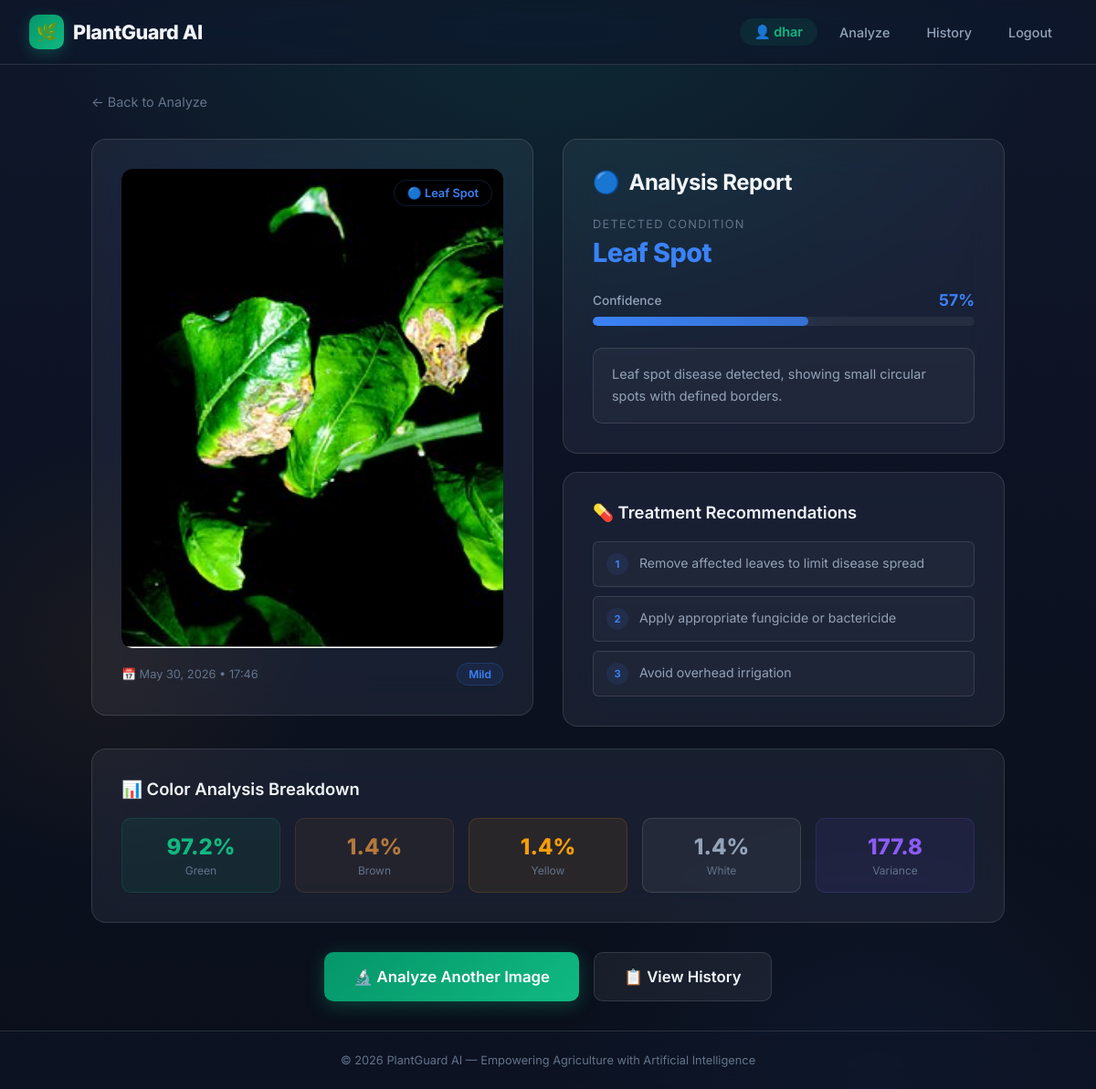
/result/17/ (signed in), run on the app's committed database.
### detection/models.py (models this page shows, shortened)
class UploadedImage(models.Model):
    image = models.ImageField(upload_to='uploads/')
    uploaded_at = models.DateTimeField(auto_now_add=True)
    prediction = models.CharField(max_length=255, blank=True, null=True)
    confidence = models.FloatField(blank=True, null=True, default=0.0)
    details = models.TextField(blank=True, null=True)

### detection/views.py (the view)
# urls.py: path('result/<int:pk>/', views.result, name='result'),
@login_required
def result(request, pk):
    uploaded_image = UploadedImage.objects.get(pk=pk)
    details = {}
    if uploaded_image.details:
        try:
            details = json.loads(uploaded_image.details)
        except json.JSONDecodeError:
            details = {}
    disease_info = DISEASE_DATABASE.get(uploaded_image.prediction, DISEASE_DATABASE['Healthy'])
    context = {
        'uploaded_image': uploaded_image,
        'details': details,
        'disease_info': disease_info,
        'confidence': uploaded_image.confidence or 0,
        'recommendations': details.get('recommendations', disease_info.get('recommendations', [])),
        'severity': details.get('severity_label', disease_info.get('severity_label', 'Unknown')),
        'severity_color': details.get('color', disease_info.get('color', '#888')),
        'disease_icon': details.get('icon', disease_info.get('icon', '🔍')),
        'disease_description': details.get('description', disease_info.get('description', '')),
        'analysis': details.get('analysis', {}),
    }
    return render(request, 'detection/result.html', context)

### detection/templates/detection/result.html (shortened to what this page needs)
{% extends 'detection/base.html' %}
{% block content %}
<div style="max-width: 1000px; margin: 0 auto;">
    <div style="display: flex; align-items: center; gap: 12px; margin-bottom: 2rem;">
        <a href="{% url 'home' %}" style="color: var(--text-muted); text-decoration: none; font-size: 0.9rem; transition: var(--transition);"
           onmouseover="this.style.color='var(--primary-light)'" onmouseout="this.style.color='var(--text-muted)'">
            ← Back to Analyze
        </a>
    </div>
    <div style="display: grid; grid-template-columns: 1fr 1fr; gap: 2rem; align-items: start;">
        <div class="glass-card" style="animation: slideInLeft 0.6s ease-out;" id="image-card">
            {% if uploaded_image %}
            <div style="position: relative; border-radius: 12px; overflow: hidden;">
                <img src="{{ uploaded_image.image.url }}" alt="Analyzed Leaf"
                    style="width: 100%; height: auto; display: block; border-radius: 12px;">
                <div style="
                    position: absolute;
                    top: 12px;
                    right: 12px;
                    background: rgba(0,0,0,0.6);
                    backdrop-filter: blur(10px);
                    padding: 6px 14px;
                    border-radius: 50px;
                    font-size: 0.8rem;
                    font-weight: 600;
                    color: {{ severity_color }};
                    border: 1px solid {{ severity_color }}33;
                " id="status-badge">
                    {{ disease_icon }} {{ uploaded_image.prediction }}
                </div>
            </div>
            <div style="margin-top: 1rem; display: flex; justify-content: space-between; align-items: center;">
                <span style="color: var(--text-muted); font-size: 0.8rem;">
                    📅 {{ uploaded_image.uploaded_at|date:"M d, Y • H:i" }}
                </span>
                <span style="
                    background: {{ severity_color }}18;
                    color: {{ severity_color }};
                    padding: 4px 12px;
                    border-radius: 50px;
                    font-size: 0.75rem;
                    font-weight: 600;
                    border: 1px solid {{ severity_color }}33;
                ">{{ severity }}</span>
            </div>
            {% endif %}
        </div>
        <div style="animation: slideInRight 0.6s ease-out;">
            <div class="glass-card" style="margin-bottom: 1.25rem;" id="result-card">
                <h2 style="margin-bottom: 1.5rem; display: flex; align-items: center; gap: 10px;">
                    <span style="font-size: 1.5rem;">{{ disease_icon }}</span>
                    Analysis Report
                </h2>
                <div style="margin-bottom: 1.5rem;">
                    <div style="color: var(--text-muted); font-size: 0.8rem; text-transform: uppercase; letter-spacing: 0.1em; margin-bottom: 6px;">Detected Condition</div>
                    <div style="font-size: 1.8rem; font-weight: 800; color: {{ severity_color }}; letter-spacing: -0.02em;" id="disease-name">
                        {{ uploaded_image.prediction }}
                    </div>
                </div>
                <div style="margin-bottom: 1.5rem;" id="confidence-section">
                    <div style="display: flex; justify-content: space-between; align-items: center; margin-bottom: 8px;">
                        <span style="color: var(--text-secondary); font-size: 0.85rem; font-weight: 500;">Confidence</span>
                        <span style="font-weight: 700; color: {{ severity_color }}; font-size: 1.1rem;" id="confidence-value">0%</span>
                    </div>
                    <div style="
                        width: 100%;
                        height: 10px;
                        background: rgba(255,255,255,0.06);
                        border-radius: 10px;
                        overflow: hidden;
                    ">
                        <div id="confidence-bar" style="
                            width: 0%;
                            height: 100%;
                            background: linear-gradient(90deg, {{ severity_color }}, {{ severity_color }}cc);
                            border-radius: 10px;
                            transition: width 1.5s cubic-bezier(0.4, 0, 0.2, 1);
                            box-shadow: 0 0 15px {{ severity_color }}44;
                        "></div>
                    </div>
                </div>
                <div style="
                    background: rgba(255,255,255,0.03);
                    border: 1px solid var(--glass-border);
                    border-radius: var(--radius-sm);
                    padding: 1rem 1.25rem;
                    line-height: 1.7;
                    color: var(--text-secondary);
                    font-size: 0.9rem;
                ">
                    {{ disease_description }}
                </div>
            </div>
            <div class="glass-card" id="recommendations-card">
                <h3 style="margin-bottom: 1.25rem; display: flex; align-items: center; gap: 8px;">
                    💊 Treatment Recommendations
                </h3>
                <div style="display: flex; flex-direction: column; gap: 10px;">
                    {% for rec in recommendations %}
                    <div style="
                        display: flex;
                        align-items: flex-start;
                        gap: 12px;
                        padding: 12px 14px;
                        background: rgba(255,255,255,0.03);
                        border: 1px solid var(--glass-border);
                        border-radius: var(--radius-xs);
                        transition: var(--transition);
                        animation: fadeInUp 0.5s ease-out {{ forloop.counter0 }}00ms both;
                    " class="rec-item"
                       onmouseover="this.style.borderColor='var(--glass-border-hover)'; this.style.background='rgba(255,255,255,0.06)'"
                       onmouseout="this.style.borderColor='var(--glass-border)'; this.style.background='rgba(255,255,255,0.03)'">
                        <span style="
                            flex-shrink: 0;
                            width: 24px;
                            height: 24px;
                            background: {{ severity_color }}18;
                            color: {{ severity_color }};
                            border-radius: 50%;
                            display: flex;
                            align-items: center;
                            justify-content: center;
                            font-size: 0.7rem;
                            font-weight: 700;
                        ">{{ forloop.counter }}</span>
                        <span style="color: var(--text-secondary); font-size: 0.88rem; line-height: 1.5;">{{ rec }}</span>
                    </div>
                    {% endfor %}
                </div>
            </div>
        </div>
    </div>
    {% if analysis %}
    <div class="glass-card" style="margin-top: 1.5rem; animation: fadeInUp 0.8s ease-out 0.3s both;" id="analysis-card">
        <h3 style="margin-bottom: 1.25rem; display: flex; align-items: center; gap: 8px;">
            📊 Color Analysis Breakdown
        </h3>
        <div style="display: grid; grid-template-columns: repeat(auto-fit, minmax(140px, 1fr)); gap: 1rem;">
            <div style="text-align: center; padding: 1rem; background: rgba(16, 185, 129, 0.08); border-radius: var(--radius-sm); border: 1px solid rgba(16, 185, 129, 0.15);">
                <div style="font-size: 1.5rem; font-weight: 800; color: #10b981;">{{ analysis.green_percentage }}%</div>
                <div style="color: var(--text-muted); font-size: 0.75rem; margin-top: 4px;">Green</div>
            </div>
            <div style="text-align: center; padding: 1rem; background: rgba(180, 120, 60, 0.08); border-radius: var(--radius-sm); border: 1px solid rgba(180, 120, 60, 0.15);">
                <div style="font-size: 1.5rem; font-weight: 800; color: #b4783c;">{{ analysis.brown_percentage }}%</div>
                <div style="color: var(--text-muted); font-size: 0.75rem; margin-top: 4px;">Brown</div>
            </div>
            <div style="text-align: center; padding: 1rem; background: rgba(245, 158, 11, 0.08); border-radius: var(--radius-sm); border: 1px solid rgba(245, 158, 11, 0.15);">
                <div style="font-size: 1.5rem; font-weight: 800; color: #f59e0b;">{{ analysis.yellow_percentage }}%</div>
                <div style="color: var(--text-muted); font-size: 0.75rem; margin-top: 4px;">Yellow</div>
            </div>
            <div style="text-align: center; padding: 1rem; background: rgba(255, 255, 255, 0.05); border-radius: var(--radius-sm); border: 1px solid var(--glass-border);">
                <div style="font-size: 1.5rem; font-weight: 800; color: var(--text-secondary);">{{ analysis.white_percentage }}%</div>
                <div style="color: var(--text-muted); font-size: 0.75rem; margin-top: 4px;">White</div>
            </div>
            <div style="text-align: center; padding: 1rem; background: rgba(139, 92, 246, 0.08); border-radius: var(--radius-sm); border: 1px solid rgba(139, 92, 246, 0.15);">
                <div style="font-size: 1.5rem; font-weight: 800; color: #8b5cf6;">{{ analysis.color_variance }}</div>
                <div style="color: var(--text-muted); font-size: 0.75rem; margin-top: 4px;">Variance</div>
            </div>
        </div>
    </div>
    {% endif %}
    <div style="display: flex; gap: 1rem; margin-top: 2rem; justify-content: center; flex-wrap: wrap;">
        <a href="{% url 'home' %}" class="btn btn-primary btn-lg" id="analyze-another-btn">
            🔬 Analyze Another Image
        </a>
        <a href="{% url 'history' %}" class="btn btn-secondary btn-lg" id="view-history-btn">
            📋 View History
        </a>
    </div>
</div>
{% endblock %}

### detection/templates/detection/base.html (shortened to what this page needs)
<!DOCTYPE html>
<html lang="en">
<head>
</head>
<body>
    <div class="bg-gradient"></div>
    <div class="particles">
    </div>
    <header>
        <nav>
            <a href="{% url 'home' %}" class="logo" id="nav-logo">
                <span class="logo-icon">🌿</span>
                PlantGuard AI
            </a>
            <div class="nav-links">
                {% if user.is_authenticated %}
                <span class="nav-user" id="nav-user">👤 {{ user.username }}</span>
                <a href="{% url 'home' %}" id="nav-analyze">Analyze</a>
                <a href="{% url 'history' %}" id="nav-history">History</a>
                <form action="{% url 'logout' %}" method="post" style="display:inline;">
                    <button type="submit" class="logout-btn" id="nav-logout">Logout</button>
                </form>
                {% else %}
                <a href="{% url 'login' %}" id="nav-login">Login</a>
                <a href="{% url 'signup' %}" class="btn-nav" id="nav-signup">Sign Up</a>
                {% endif %}
            </div>
        </nav>
    </header>
    <main>
        {% block content %}{% endblock %}
    </main>
    <footer>
        <p>&copy; 2026 PlantGuard AI — Empowering Agriculture with Artificial Intelligence</p>
    </footer>
</body>
</html>

### data on the page
UploadedImage: image (picture), prediction "Leaf Spot", uploaded_at "May 30, 2026 • 17:46"

### other printed values
{{ user.username }} "dhar"
{{ disease_icon }} "🔵"
{{ severity }} "Mild"
{{ disease_description }} "Leaf spot disease detected, showing small circular spots with defined borders."
{{ rec }} "Remove affected leaves to limit disease spread" "Apply appropriate fungicide or bactericide" "Avoid overhead irrigation"
{{ analysis.green_percentage }} "97.2"
{{ analysis.brown_percentage }} "1.4"
{{ analysis.yellow_percentage }} "1.4"
{{ analysis.white_percentage }} "1.4"
{{ analysis.color_variance }} "177.8"
